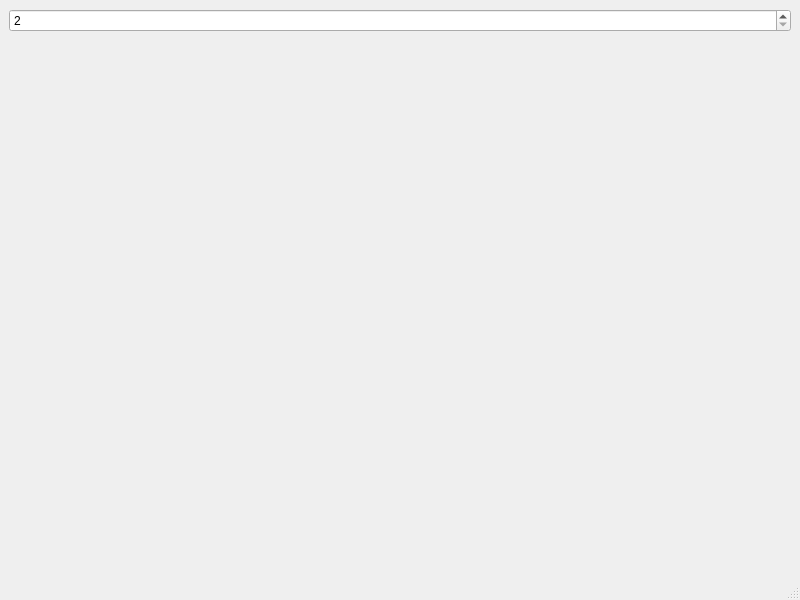
<?xml version="1.0" encoding="UTF-8"?>
<ui version="4.0">
 <class>MainWindow</class>
 <widget class="QMainWindow" name="MainWindow">
  <property name="geometry">
   <rect>
    <x>0</x>
    <y>0</y>
    <width>800</width>
    <height>600</height>
   </rect>
  </property>
  <property name="windowTitle">
   <string>MainWindow</string>
  </property>
  <widget class="QWidget" name="centralwidget">
   <layout class="QGridLayout" name="gridLayout">
    <item row="0" column="0">
     <widget class="QSpinBox" name="spinBox">
      <property name="minimum">
       <number>2</number>
      </property>
      <property name="maximum">
       <number>10</number>
      </property>
     </widget>
    </item>
    <item row="1" column="0">
     <widget class="MatrixInput" name="matrixWidget" native="true"/>
    </item>
   </layout>
  </widget>
  <widget class="QMenuBar" name="menubar">
   <property name="geometry">
    <rect>
     <x>0</x>
     <y>0</y>
     <width>800</width>
     <height>21</height>
    </rect>
   </property>
  </widget>
  <widget class="QStatusBar" name="statusbar"/>
 </widget>
 <customwidgets>
  <customwidget>
   <class>MatrixInput</class>
   <extends>QWidget</extends>
   <header>matrixinput.h</header>
   <container>1</container>
  </customwidget>
 </customwidgets>
 <resources/>
 <connections/>
</ui>
